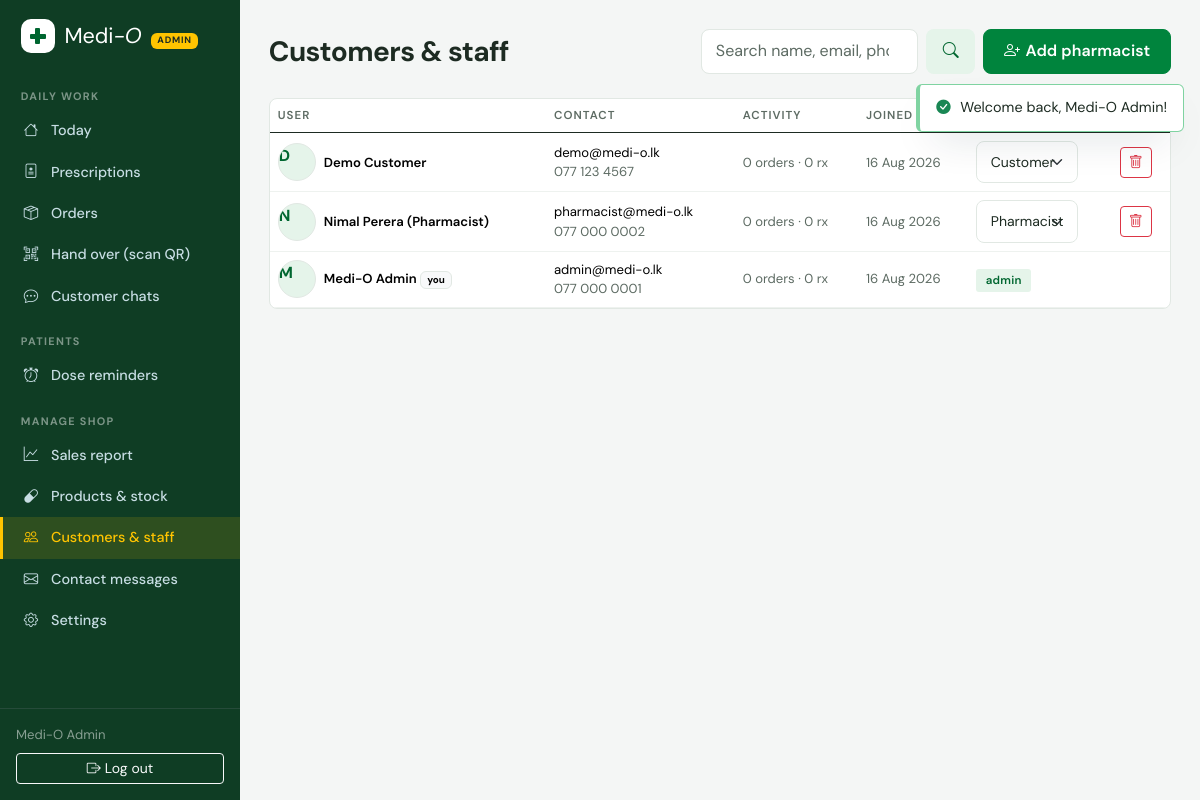
The page /admin/users.php (signed in) on the database as committed earlier.
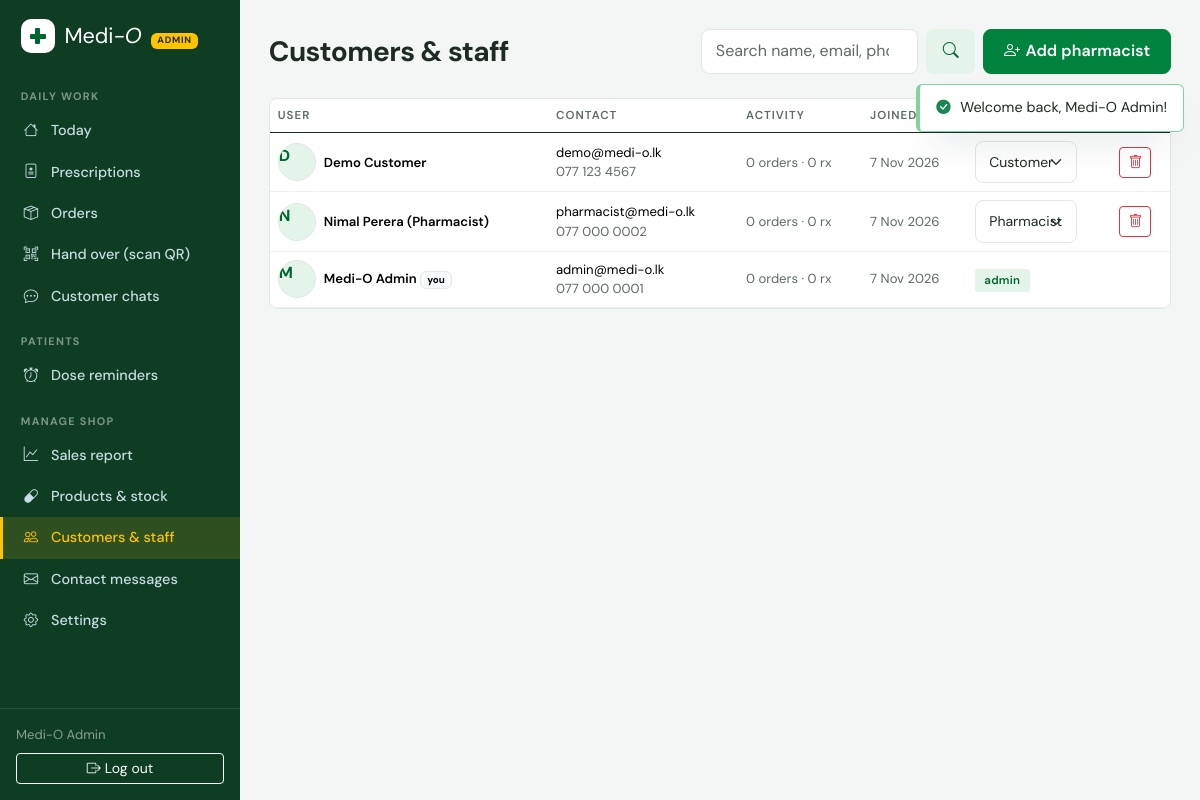
The same page on the database as committed later.
### tables this page shows
CREATE TABLE `users` (
  `id` int(10) unsigned NOT NULL AUTO_INCREMENT,
  `name` varchar(120) NOT NULL,
  `email` varchar(190) DEFAULT NULL,
  `phone` varchar(20) DEFAULT NULL,
  `password_hash` varchar(255) DEFAULT NULL,
  `google_id` varchar(64) DEFAULT NULL,
  `avatar` varchar(500) DEFAULT NULL,
  `address` text DEFAULT NULL,
  `role` enum('customer','pharmacist','admin') NOT NULL DEFAULT 'customer',
  `qr_token` char(40) NOT NULL,
  `email_verified` tinyint(1) NOT NULL DEFAULT 0,
  `phone_verified` tinyint(1) NOT NULL DEFAULT 0,
  `reset_token` varchar(64) DEFAULT NULL,
  `reset_expires` datetime DEFAULT NULL,
  `created_at` timestamp NOT NULL DEFAULT current_timestamp(),
  PRIMARY KEY (`id`),
  UNIQUE KEY `uq_users_qr` (`qr_token`),
  UNIQUE KEY `uq_users_email` (`email`),
  UNIQUE KEY `uq_users_phone` (`phone`),
  UNIQUE KEY `uq_users_google` (`google_id`)
);

### includes/helpers.php (called while the page is built, shortened)
<?php
function e(?string $s): string
{
    return htmlspecialchars($s ?? '', ENT_QUOTES, 'UTF-8');
}
function url(string $path = ''): string
{
    return BASE_URL . '/' . ltrim($path, '/');
}
function pretty_phone(?string $phone): string
{
    if (preg_match('/^94(\d{2})(\d{3})(\d{4})$/', $phone, $m)) {
        return '0' . $m[1] . ' ' . $m[2] . ' ' . $m[3];
    }
    return $phone;
}

### includes/db.php (called while the page is built, shortened)
<?php
function db(): PDO
{
    static $pdo = null;
    if ($pdo === null) {
        $opts = [
            PDO::ATTR_ERRMODE => PDO::ERRMODE_EXCEPTION,
            PDO::ATTR_DEFAULT_FETCH_MODE => PDO::FETCH_ASSOC,
            PDO::ATTR_EMULATE_PREPARES => false,
        ];
        $pdo = new PDO(
            'mysql:host=' . DB_HOST . ';port=' . (int)DB_PORT . ';dbname=' . DB_NAME . ';charset=utf8mb4',
            DB_USER,
            DB_PASS,
            $opts
        );
        $pdo->exec("SET time_zone = '+05:30'");
    }
    return $pdo;
}
function q(string $sql, array $params = []): PDOStatement
{
    $st = db()->prepare($sql);
    $st->execute($params);
    return $st;
}
function q_one(string $sql, array $params = []): ?array
{
    $row = q($sql, $params)->fetch();
    return $row === false ? null : $row;
}
function q_all(string $sql, array $params = []): array
{
    return q($sql, $params)->fetchAll();
}

### includes/auth.php (called while the page is built, shortened)
<?php
function current_user(): ?array
{
    static $user = false;
    if ($user === false) {
        $user = null;
        if (!empty($_SESSION['user_id'])) {
            $user = q_one('SELECT * FROM users WHERE id = ?', [$_SESSION['user_id']]);
        }
    }
    return $user;
}
function require_login(): array
{
    $u = current_user();
    return $u;
}
function require_staff(): array
{
    $u = require_login();
    return $u;
}

### admin/users.php (the view, shortened to what the changed rows need)
<?php
require_once __DIR__ . '/../components/staff-header.php';
$where = '1';
$params = [];
$users = q_all("SELECT u.*,
                (SELECT COUNT(*) FROM orders o WHERE o.user_id=u.id) AS orders,
                (SELECT COUNT(*) FROM prescriptions p WHERE p.user_id=u.id) AS rx
                FROM users u WHERE $where ORDER BY u.id DESC LIMIT 200", $params);
?>
<div class="d-flex flex-wrap justify-content-between align-items-center gap-2 mb-4">
  <h1 class="h3 fw-bold mb-0">Customers &amp; staff</h1>
</div>
<div class="mo-card p-0 overflow-hidden">
  <div class="table-responsive">
    <table class="table mo-table table-hover align-middle mb-0">
      <thead><tr><th>User</th><th>Contact</th><th>Activity</th><th>Joined</th><th>Role</th><th></th></tr></thead>
      <tbody>
        <?php foreach ($users as $row): ?>
          <tr>
            <td>
              <div class="d-flex align-items-center gap-2">
                <div class="mo-avatar-btn" style="width:38px;height:38px;font-size:1rem;pointer-events:none">
                  <?php if ($row['avatar']): ?><img src="<?= e($row['avatar']) ?>" alt=""><?php else: ?><span><?= e(strtoupper(mb_substr($row['name'], 0, 1))) ?></span><?php endif; ?>
                </div>
                <div>
                  <div class="fw-semibold small"><?= e($row['name']) ?><?= $row['id'] == $staff['id'] ? ' <span class="badge text-bg-light border">you</span>' : '' ?></div>
                </div>
              </div>
            </td>
            <td class="small">
              <div><?= e($row['email'] ?? '—') ?></div>
              <div class="text-muted"><?= e(pretty_phone($row['phone'])) ?></div>
            </td>
            <td class="small text-muted"><?= (int)$row['orders'] ?> orders · <?= (int)$row['rx'] ?> rx</td>
            <td class="small text-muted"><?= date('j M Y', strtotime($row['created_at'])) ?></td>
            <td>
              <?php if ($row['id'] == $staff['id']): ?>
                <span class="mo-status mo-status-ready"><?= e($row['role']) ?></span>
              <?php else: ?>
                <form method="post" class="d-flex gap-1">
                  <select name="role" class="form-select form-select-sm w-auto" data-orig="<?= e($row['role']) ?>"
                          onchange="if (confirm('Make <?= e(addslashes($row['name'])) ?> a ' + this.options[this.selectedIndex].text + '?')) this.form.submit(); else this.value = this.dataset.orig;">
                    <?php foreach (['customer', 'pharmacist', 'admin'] as $r): ?>
                      <option value="<?= $r ?>" <?= $row['role'] === $r ? 'selected' : '' ?>><?= ucfirst($r) ?></option>
                    <?php endforeach; ?>
                  </select>
                </form>
              <?php endif; ?>
            </td>
            <td>
              <?php if ($row['id'] != $staff['id']): ?>
                <form method="post" onsubmit="return confirm('Delete <?= e(addslashes($row['name'])) ?> and ALL their orders, prescriptions and chats? This cannot be undone.')">
                  <button class="btn btn-sm btn-outline-danger"><i class="bi bi-trash"></i></button>
                </form>
              <?php endif; ?>
            </td>
          </tr>
        <?php endforeach; ?>
      </tbody>
    </table>
  </div>
</div>
<?php require_once __DIR__ . '/../components/staff-footer.php'; ?>

### components/staff-header.php (shortened to what the changed rows need)
<?php
$staff = require_staff();
?>
<!DOCTYPE html>
<html lang="en">
<head>
<link href="https://cdn.jsdelivr.net/npm/bootstrap@5.3.3/dist/css/bootstrap.min.css" rel="stylesheet">
<link href="https://cdn.jsdelivr.net/npm/bootstrap-icons@1.11.3/font/bootstrap-icons.min.css" rel="stylesheet">
<link href="<?= url('assets/css/app.css') ?>?v=<?= filemtime(dirname(__DIR__) . '/assets/css/app.css') ?>" rel="stylesheet">
</head>
<body>
<div class="mo-staff-wrap">
  <aside class="mo-sidebar">
    <div class="sidebar-footer p-3 border-top border-secondary border-opacity-25">
      <div class="small text-white-50 mb-2"><?= e($staff['name']) ?></div>
      <a href="<?= url('logout.php') ?>" class="btn btn-sm btn-outline-light w-100"><i class="bi bi-box-arrow-right me-1"></i>Log out</a>
    </div>
  </aside>
  <main class="mo-staff-main">

Rows that differ between the two databases and show on the page:
changed users "Medi-O Admin": created_at "16 Aug 2026" → "7 Nov 2026"
changed users "Demo Customer": created_at "16 Aug 2026" → "7 Nov 2026"
changed users "Nimal Perera (Pharmacist)": created_at "16 Aug 2026" → "7 Nov 2026"
